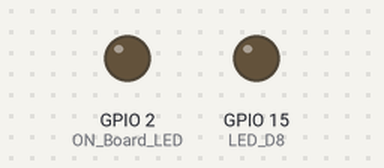
The sketch below on a simulated ESP8266 (NodeMCU). On the bench: output pins drawn as LEDs (lit = HIGH). WiFi joins after 1.5 s; servers stay silent unless stated; uploads are accepted with an empty reply; what the sketch prints to the serial monitor is not drawn.

Above: at 0.0 s.
At 1.8 s:
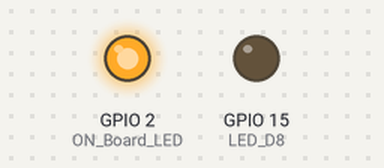
Timing chart, 0 to 3.3 s (numbered marks = the images above):
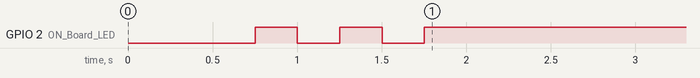

The sketch:

ESP_LED_GET.ino
```cpp
//----------------------------------------Include the NodeMCU ESP8266 Library
//----------------------------------------see here: https://www.youtube.com/watch?v=8jMr94B8iN0 to add NodeMCU ESP8266 library and board
#include <ESP8266WiFi.h>
#include <WiFiClient.h>
#include <ESP8266HTTPClient.h>
//----------------------------------------

#define ON_Board_LED 2  //--> Defining an On Board LED (GPIO2 = D4), used for indicators when the process of connecting to a wifi router

#define LED_D8 15 //--> Defines an LED Pin. D8 = GPIO15

//----------------------------------------SSID and Password of your WiFi router.
const char* ssid = ""; //--> Your wifi name or SSID.
const char* password = ""; //--> Your wifi password.
//----------------------------------------

//----------------------------------------Web Server address / IPv4
// If using IPv4, press Windows key + R then type cmd, then type ipconfig (If using Windows OS).
const char *host = "http://Your_Host_or_IP";
//----------------------------------------

void setup() {
  // put your setup code here, to run once:
  Serial.begin(115200);
  delay(500);

  WiFi.mode(WIFI_STA);
  WiFi.begin(ssid, password); //--> Connect to your WiFi router
  Serial.println("");

  pinMode(ON_Board_LED,OUTPUT); //--> On Board LED port Direction output
  digitalWrite(ON_Board_LED, HIGH); //--> Turn off Led On Board

  pinMode(LED_D8,OUTPUT); //--> LED port Direction output
  digitalWrite(LED_D8, LOW); //--> Turn off Led

  //----------------------------------------Wait for connection
  Serial.print("Connecting");
  while (WiFi.status() != WL_CONNECTED) {
    Serial.print(".");
    //----------------------------------------Make the On Board Flashing LED on the process of connecting to the wifi router.
    digitalWrite(ON_Board_LED, LOW);
    delay(250);
    digitalWrite(ON_Board_LED, HIGH);
    delay(250);
    //----------------------------------------
  }
  //----------------------------------------
  digitalWrite(ON_Board_LED, HIGH); //--> Turn off the On Board LED when it is connected to the wifi router.
  //----------------------------------------If successfully connected to the wifi router, the IP Address that will be visited is displayed in the serial monitor
  Serial.println("");
  Serial.print("Successfully connected to : ");
  Serial.println(ssid);
  Serial.print("IP address: ");
  Serial.println(WiFi.localIP());
  Serial.println();
  //----------------------------------------
}

void loop() {
  // put your main code here, to run repeatedly:
  HTTPClient http; //--> Declare object of class HTTPClient

  //----------------------------------------Getting Data from MySQL Database
  String GetAddress, LinkGet, getData;
  int id = 0; //--> ID in Database
  GetAddress = "NodeMCU_Get_Database/GetData.php";
  LinkGet = host + GetAddress; //--> Make a Specify request destination
  getData = "ID=" + String(id);
  Serial.println("----------------Connect to Server-----------------");
  Serial.println("Get LED Status from Server or Database");
  Serial.print("Request Link : ");
  Serial.println(LinkGet);
  http.begin(LinkGet); //--> Specify request destination
  http.addHeader("Content-Type", "application/x-www-form-urlencoded");    //Specify content-type header
  int httpCodeGet = http.POST(getData); //--> Send the request
  String payloadGet = http.getString(); //--> Get the response payload from server
  Serial.print("Response Code : "); //--> If Response Code = 200 means Successful connection, if -1 means connection failed. For more information see here : https://en.wikipedia.org/wiki/List_of_HTTP_status_codes
  Serial.println(httpCodeGet); //--> Print HTTP return code
  Serial.print("Returned data from Server : ");
  Serial.println(payloadGet); //--> Print request response payload

  if (payloadGet == "1") {
    digitalWrite(LED_D8, HIGH); //--> Turn off Led
  }
  if (payloadGet == "0") {
    digitalWrite(LED_D8, LOW); //--> Turn off Led
  }
  //----------------------------------------

  Serial.println("----------------Closing Connection----------------");
  http.end(); //--> Close connection
  Serial.println();
  Serial.println("Please wait 5 seconds for the next connection.");
  Serial.println();
  delay(5000); //--> GET Data at every 5 seconds
}
```
